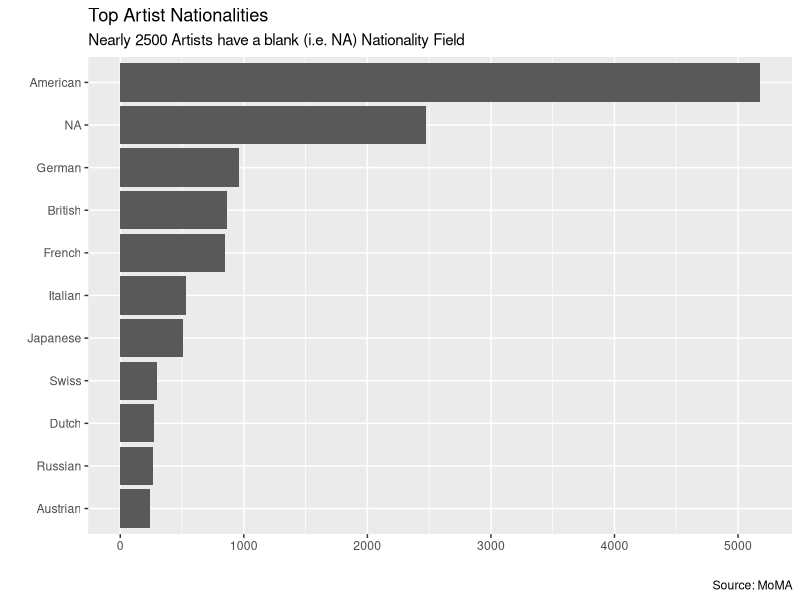
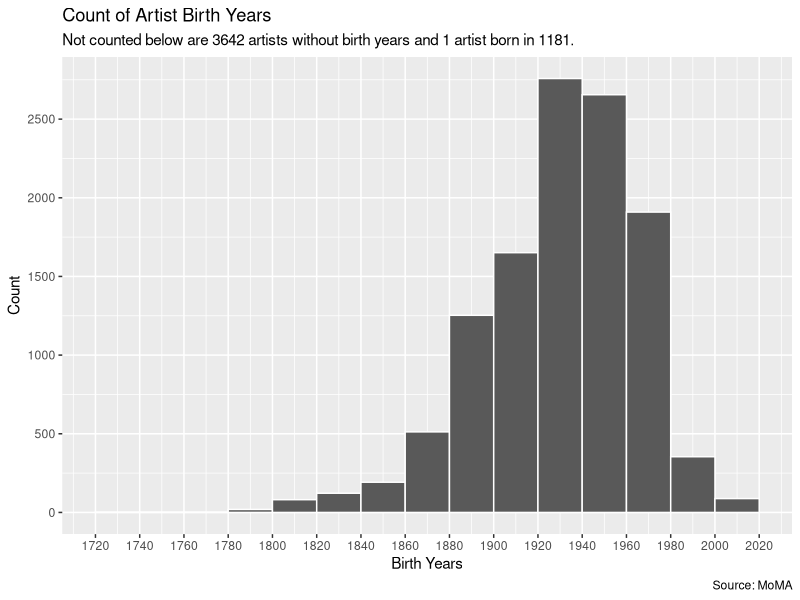
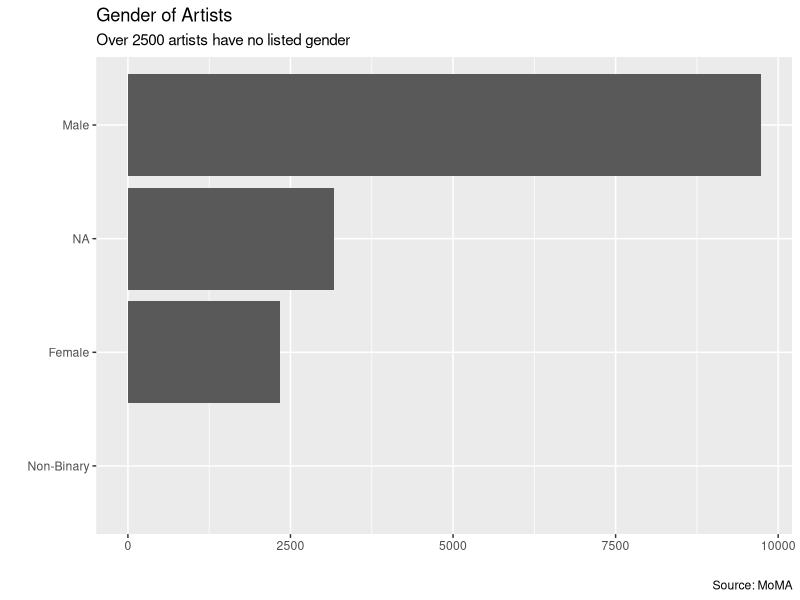
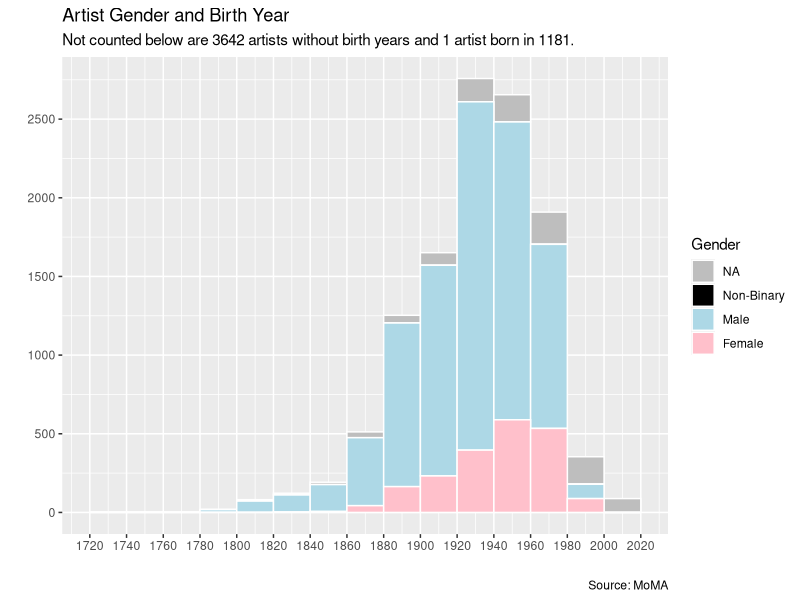

Recreate these plots in R, in order.
## ---- chunk 1
knitr::opts_chunk$set(echo = FALSE)
library(tidyverse)
library(ggplot2)
library(rmarkdown)
read_csv("moma_files/collection-master/Artists.csv") %>% 
  mutate(Gender = str_replace_all(Gender, "^male", "Male"),
         Gender = str_replace_all(Gender, "^female", "Female"), 
         Gender = str_replace_all(Gender, "Non-binary", "Non-Binary")) -> x
## ---- chunk 2
paged_table(x)
## ---- chunk 3

# 77 of these artists have a name identical to that of another artist in the dataset. 
# Many of these are 'Unidentified'. The others, in most cases, appear to be father and son.
# read_csv("moma_files/collection-master/Artists.csv") %>% 
#   select(-3) %>% 
#   select(DisplayName) %>% 
#   filter(duplicated(DisplayName) == TRUE) %>% 
#   arrange(DisplayName) -> y
# 
# paged_table(read_csv("moma_files/collection-master/Artists.csv") %>% 
#  filter(DisplayName %in% y$DisplayName) %>% 
#   arrange(DisplayName))
## ---- chunk 4
x %>% 
  mutate(Nationality = replace_na(Nationality, "NA")) %>% 
  group_by(Nationality) %>% 
  summarize(number_of_artists = n()) %>% 
  arrange(desc(number_of_artists)) %>% 
  filter(number_of_artists >= 200) %>% 
  ggplot(aes(y = fct_reorder(Nationality, number_of_artists), x = number_of_artists)) +
  geom_col() +
  labs(title = "Top Artist Nationalities",
       subtitle = "Nearly 2500 Artists have a blank (i.e. NA) Nationality Field",
       x = "",
       y = "",
             caption = "Source: MoMA") 

paged_table(x %>% 
  mutate(Nationality = replace_na(Nationality, "NA")) %>% 
  group_by(Nationality) %>% 
  summarize(`Number of Artists` = n()) %>% 
    arrange(desc(`Number of Artists`)))
## ---- chunk 5
x %>% 
  filter(BeginDate >= 1700) %>% 
  ggplot(aes(x = BeginDate)) +
  geom_histogram(color = "white", binwidth = 20, boundary = 1900) +
  scale_x_continuous(breaks = seq(1700, 2030, by = 20)) +
  scale_y_continuous(breaks = seq(0, 3000, by = 500)) +
  labs(title = "Count of Artist Birth Years", 
       subtitle = "Not counted below are 3642 artists without birth years and 1 artist born in 1181.",
       x = "Birth Years", 
       y = "Count", 
       caption = "Source: MoMA")
## ---- chunk 6
x %>% 
  mutate(Gender = replace_na(Gender, "NA")) %>% 
  ggplot(aes(y = fct_rev(fct_infreq((Gender))))) +
  geom_bar() +
  labs(title = "Gender of Artists", 
       subtitle = "Over 2500 artists have no listed gender", 
       x = "",
       y = "", 
       caption = "Source: MoMA")

x %>% 
  filter(BeginDate >= 1700) %>% 
  mutate(Gender = replace_na(Gender, "NA")) %>% 
  mutate(Gender = factor(Gender, levels = c("Female", "Male", "Non-Binary", "NA"))) %>% 
  ggplot(aes(x = BeginDate, fill = fct_rev(Gender))) +
  geom_histogram(color = "white", binwidth = 20, boundary = 1900) +
  scale_x_continuous(breaks = seq(1700, 2030, by = 20)) +
  scale_y_continuous(breaks = seq(0, 3000, by = 500)) +
  labs(title = "Artist Gender and Birth Year", 
       subtitle = "Not counted below are 3642 artists without birth years and 1 artist born in 1181.",
       x = "", 
       y = "", 
       fill = "Gender",
       caption = "Source: MoMA") +
  scale_fill_manual(values = c(Female = "pink", Male = "light blue", 'Non-Binary' = "black", 'NA' = "grey"))
## ---- chunk 7
paged_table(
  x %>% 
  summarize(across(everything(), ~ sum(is.na(.)) / length(.))) %>% 
  mutate(across(everything(), ~paste0(round(.*100, 5), "%")))
)
